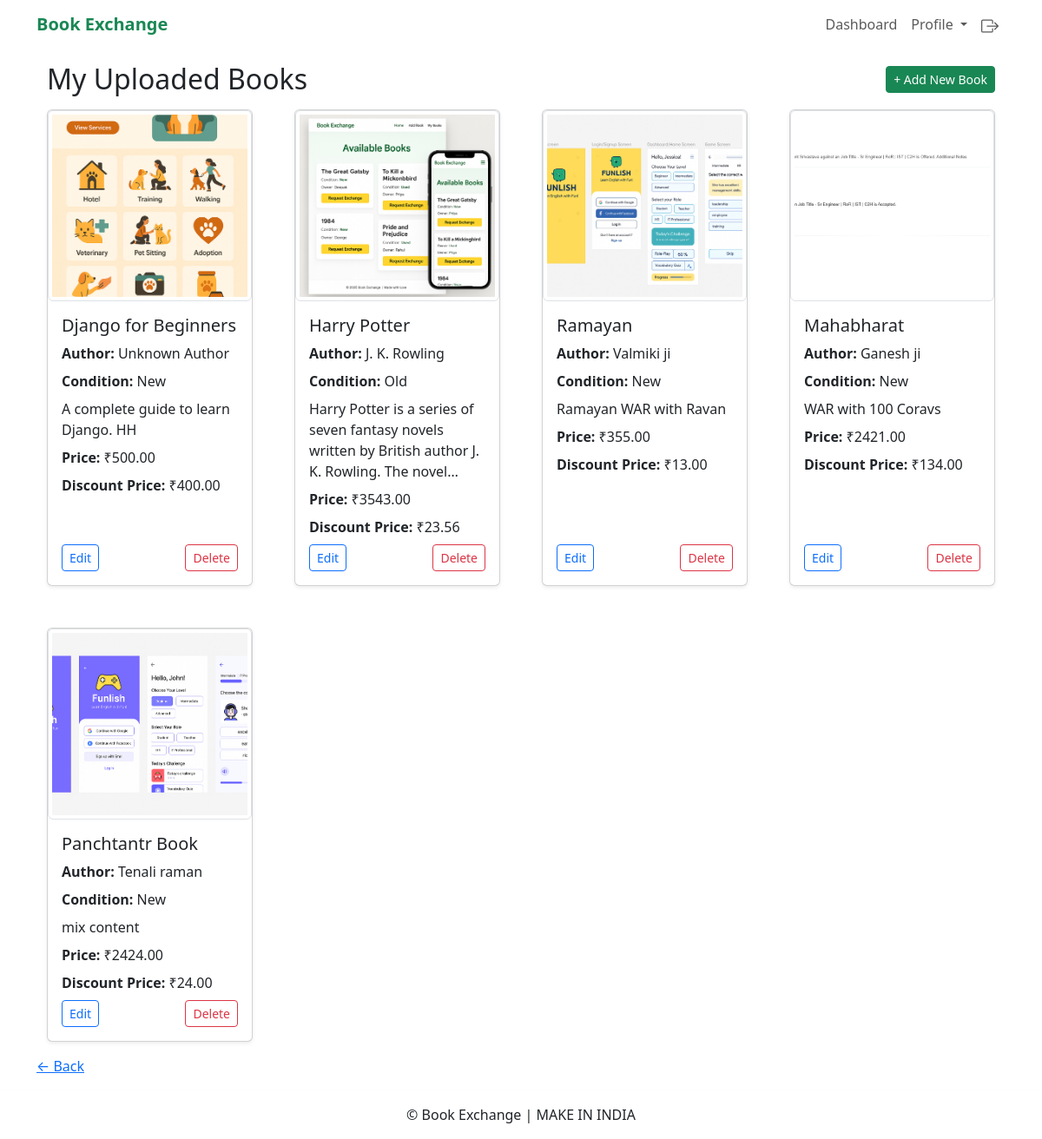
Screenshot of /books (signed in) with the database file from the repository.
### books/models.py (models this page shows, shortened)
class Book(models.Model):
  id = models.AutoField(primary_key=True)
  user = models.ForeignKey(settings.AUTH_USER_MODEL, on_delete=models.CASCADE, related_name='books')
  title = models.CharField(max_length=255)
  description = models.TextField()
  author = models.CharField(max_length=255)
  total_price = models.DecimalField(max_digits=8, decimal_places=2)
  discount_price = models.DecimalField(max_digits=8, decimal_places=2, blank=True, null=True)
  condition = models.CharField(max_length=20, choices=CONDITION_CHOICES, default='new')  # 👈 Add this line
  image = models.ImageField(upload_to='book_images/', blank=True, null=True)
  created_at = models.DateTimeField(auto_now_add=True)

### books/views.py (the view)
# urls.py: path('books', views.index, name='books_index'),
@login_required
def index(request):
  books = Book.objects.filter(user=request.user)
  return render(request, 'books/index.html', {'books': books})

### templates/books/index.html (shortened to what this page needs)
{% extends 'base.html' %}
{% load static %}
{% block content %}
<div class="container my-3">
  <div class="d-flex justify-content-between align-items-center mb-3">
    <h2 class="mb-0">My Uploaded Books</h2>
    <a href="{% url 'create' %}" class="btn btn-sm btn-success">+ Add New Book</a>
  </div>
  <div class="row g-5">
    {% for book in books %}
    <div class="col-md-3">
      <div class="card shadow-sm h-100 position-relative">
        {% if book.image %}
        <img src="{{ book.image.url }}" alt="{{ book.title }}" class="img-thumbnail zoom-image"
          style="width: 100%; height: 220px; object-fit: cover;">
        {% else %}
        <img src="{% static 'images/no_image.avif' %}" class="card-img-top zoom-image" alt="No Image"
          style="width: 100%; height: 220px; object-fit: cover;">
        {% endif %}
        <div class="card-body d-flex flex-column position-relative">
          <h5 class="card-title">{{ book.title }}</h5>
          <p class="card-title"><strong>Author:</strong> {{ book.author|capfirst }}</p>
          <p class="card-title"><strong>Condition:</strong> {{ book.condition|capfirst }}</p>
          <p class="card-title">{{ book.description|truncatechars:100 }}</p>
          <p class="card-title"><strong>Price:</strong> ₹{{ book.total_price }}</p>
          {% if book.discount_price %}
          <p class="card-title"><strong>Discount Price:</strong> ₹{{ book.discount_price }}</p>
          {% endif %}
          <div class="mt-auto d-flex justify-content-between z-1">
            <a href="{% url 'update' book.id %}" class="btn btn-sm btn-outline-primary position-relative">Edit</a>
            <button type="button" class="btn btn-sm btn-outline-danger position-relative" data-bs-toggle="modal"
              data-bs-target="#deleteModal{{ book.id }}">
              Delete
            </button>
          </div>
        </div>
      </div>
    </div>
    {% empty %}
    <p>No books uploaded yet.</p>
    {% endfor %}
  </div>
</div>
<a href="{% url 'dashboard' %}">← Back</a><br>
{% endblock %}

### templates/books/index.html (style rules this page uses)
.zoom-image { transition: transform 0.4s ease-in-out; }

### rows the page displays
Book: image (picture), title "Django for Beginners", author "Unknown Author", condition "New", description "A complete guide to learn Django. HH", total_price "500.00", discount_price "400.00"
Book: image (picture), title "Harry Potter", author "J. K. Rowling", condition "Old", description "Harry Potter is a series of seven fantasy novels written by British author J. K. Rowling. The novel…", total_price "3543.00", discount_price "23.56"
Book: image (picture), title "Ramayan", author "Valmiki ji", condition "New", description "Ramayan WAR with Ravan", total_price "355.00", discount_price "13.00"
Book: image (picture), title "Mahabharat", author "Ganesh ji", condition "New", description "WAR with 100 Coravs", total_price "2421.00", discount_price "134.00"
Book: image (picture), title "Panchtantr Book", author "Tenali raman", condition "New", description "mix content", total_price "2424.00", discount_price "24.00"
